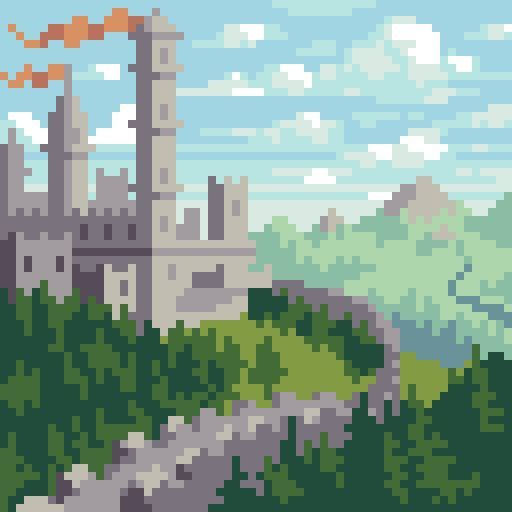
#> input picture Resources/adventure/castle_bridge.jpg, 512 x 512 px
$ python make_bg.py
#> lines starting #> are read from the running program, lines starting #| are printed output that depends on the picture
#!/usr/bin/env python3
"""Bake castle_bridge.jpg -> castle_bridge.bgra, the raw backdrop the adventure
cutscene blits.

Like Resources/icon/make_icon.py, this is a one-time, run-by-hand step whose
output is checked in - the apps never decode a JPEG at build or run time (see
CLAUDE.md). Re-run it only if the source art changes.

Output: 192 x 192, 32-bit BGRA, top-down, no row padding, alpha forced opaque
(= 192*192*4 = 147456 bytes). Byte order matches render::Canvas / the pet
sprites (blue, green, red, alpha).

    python3 Resources/adventure/make_bg.py

Needs Pillow (`pip install pillow`). On a Windows box without Python, the
equivalent System.Drawing snippet is in CLAUDE.md.
"""

from pathlib import Path

from PIL import Image

SIZE = 192
HERE = Path(__file__).resolve().parent

src = Image.open(HERE / "castle_bridge.jpg").convert("RGBA")
# NEAREST keeps the source's pixel-art blockiness instead of smearing it.
src = src.resize((SIZE, SIZE), Image.NEAREST)
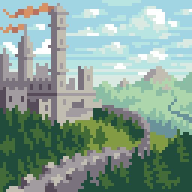
#> src: PIL image 192x192 RGBA; mean R, G, B, A 135, 161.5, 149.8, 255

out = bytearray(SIZE * SIZE * 4)
px = src.load()
i = 0
for y in range(SIZE):
    for x in range(SIZE):
        r, g, b, _a = px[x, y]
        out[i + 0] = b
        out[i + 1] = g
        out[i + 2] = r
        out[i + 3] = 255
        i += 4
#> after the loop, i = 147456

(HERE / "castle_bridge.bgra").write_bytes(bytes(out))
print(f"wrote castle_bridge.bgra ({len(out)} bytes)")
#| wrote castle_bridge.bgra (147456 bytes)
